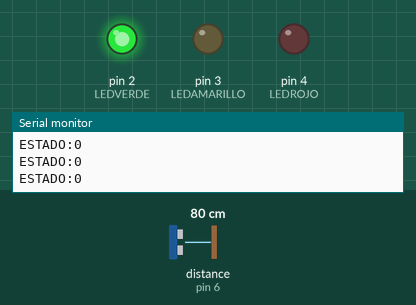
The sketch below on a simulated Arduino Uno, built with avr-gcc and run on an emulated ATmega328P. Shown: output pins drawn as LEDs (lit = HIGH), the last lines printed to the serial monitor. Wiring (inferred from the names in the program): ultrasonic range finder: trigger pin 5; echo pin 6. Inputs (shaded band) come from the test bench; at power-on: distance to the obstacle (sensor on pin 6) 80 cm. The echo pulse lasts 58.3 µs per cm; pins used as bus, display or sensor lines are not drawn.

Above: at 1.3 s.
1.4 s: distance to the obstacle (sensor on pin 6) set to 11 cm
2.9 s: distance to the obstacle (sensor on pin 6) set to 8 cm
At 3.9 s:
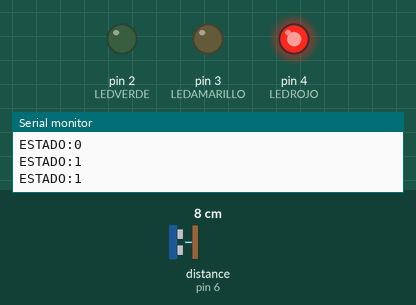
4.5 s: distance to the obstacle (sensor on pin 6) set to 18 cm
At 5.2 s:
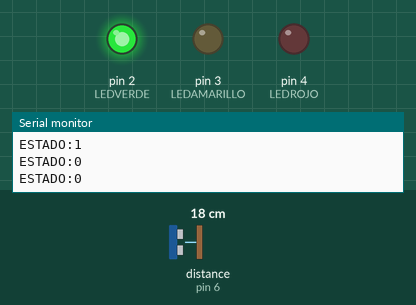
6.0 s: distance to the obstacle (sensor on pin 6) set to 2 cm
At 6.5 s:
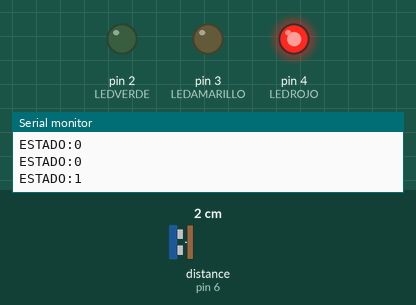
Timing chart, 0 to 8.5 s (numbered marks = the images above; inputs shaded):
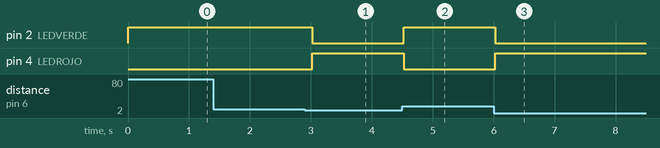

The sketch:

sensor_estacionamiento.ino
```cpp
// ═══════════════════════════════════════════════════════════════
// SmartParking — Sensor de Estacionamiento HC-SR04
// Arduino Uno R3
// ═══════════════════════════════════════════════════════════════
// Pines:
//   Pin 2  → LED Verde    (Libre)
//   Pin 3  → LED Amarillo (Error / No operativo)
//   Pin 4  → LED Rojo     (Ocupado / Detectando)
//   Pin 5  → Trigger (HC-SR04)
//   Pin 6  → Echo    (HC-SR04)
// ═══════════════════════════════════════════════════════════════

// Pines utilizados
#define LEDVERDE 2
#define LEDAMARILLO 3
#define LEDROJO 4
#define TRIGGER 5
#define ECHO 6

// Constantes
const float sonido = 34300.0;       // Velocidad del sonido en cm/s
const float distanciaCerca = 10.0;  // Umbral para espacio ocupado (cm)

void setup() {
  Serial.begin(9600);

  // Modo entrada/salida de los pines
  pinMode(LEDVERDE, OUTPUT);
  pinMode(LEDAMARILLO, OUTPUT);
  pinMode(LEDROJO, OUTPUT);
  pinMode(ECHO, INPUT);
  pinMode(TRIGGER, OUTPUT);

  // Apagamos todos los LEDs al iniciar
  apagarLEDs();

  // Mensaje de inicio
  Serial.println("SmartParking Sensor v1.0");
  Serial.println("Iniciando monitoreo...");
}

void loop() {
  iniciarTrigger();
  float distancia = calcularDistancia();

  apagarLEDs();
  alertas(distancia);

  delay(500);
}

void apagarLEDs() {
  digitalWrite(LEDVERDE, LOW);
  digitalWrite(LEDAMARILLO, LOW);
  digitalWrite(LEDROJO, LOW);
}

void alertas(float distancia) {
  if (distancia == 0.0) {
    // Sensor desconectado, dañado o lectura fuera de rango → LED Amarillo
    digitalWrite(LEDAMARILLO, HIGH);
    Serial.println("ESTADO:2"); // Estado 2: No operativo / Error
  }
  else if (distancia < distanciaCerca) {
    // Objeto detectado cerca → LED Rojo
    digitalWrite(LEDROJO, HIGH);
    Serial.println("ESTADO:1"); // Estado 1: Detectando presencia
  }
  else {
    // Sin objeto cerca → LED Verde
    digitalWrite(LEDVERDE, HIGH);
    Serial.println("ESTADO:0"); // Estado 0: Libre
  }
}

void iniciarTrigger() {
  // Enviar pulso de 10us al trigger
  digitalWrite(TRIGGER, LOW);
  delayMicroseconds(2);
  digitalWrite(TRIGGER, HIGH);
  delayMicroseconds(10);
  digitalWrite(TRIGGER, LOW);
}

float calcularDistancia() {
  // Leer duración del pulso echo (con timeout de 30ms = ~510cm)
  unsigned long tiempo = pulseIn(ECHO, HIGH, 30000);

  if (tiempo == 0) {
    return 0.0; // Timeout → error de lectura
  }

  // Calcular distancia: d = (t * v) / 2
  float distancia = (tiempo * sonido) / 2000000.0;

  return distancia;
}
```

Measured:
- the behaviour switches between 10 and 9 cm on distance to the obstacle (sensor on pin 6) (found by bisection; images 0 and 1)
- after the input at 2.9 s, pin 2 (LEDVERDE): HIGH → LOW after 0.12 s; pin 4 (LEDROJO): LOW → HIGH after 0.12 s
- after the input at 4.5 s, pin 2 (LEDVERDE): LOW → HIGH at once; pin 4 (LEDROJO): HIGH → LOW at once
- after the input at 6.0 s, pin 2 (LEDVERDE): HIGH → LOW at once; pin 4 (LEDROJO): LOW → HIGH at once
